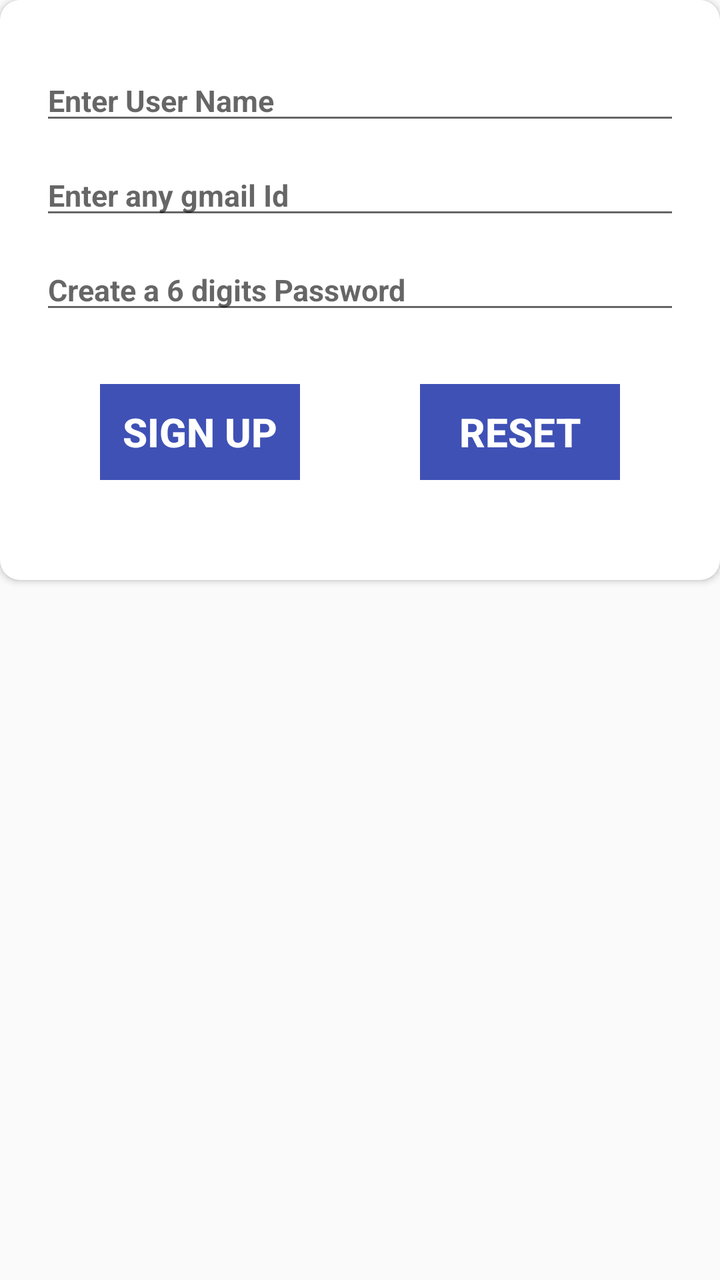
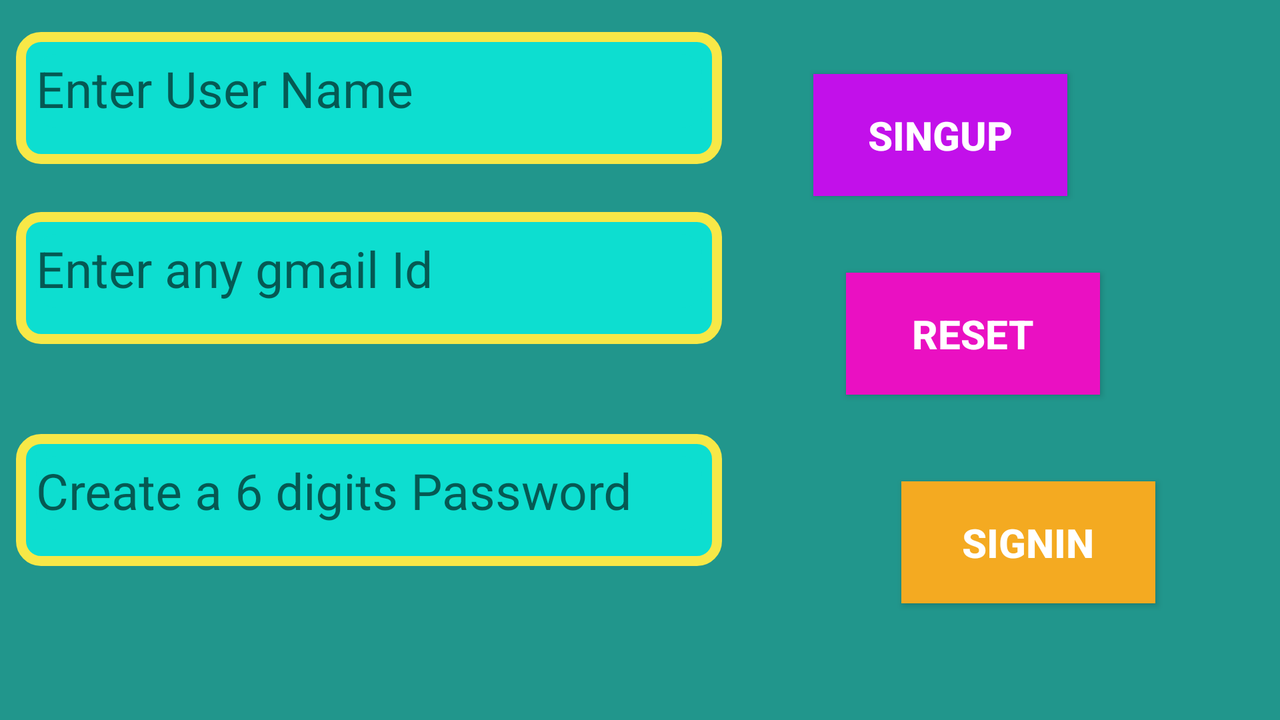

First picture: res/layout/ on a phone held upright. Second picture: the repository's own variant of that layout, on a device whose configuration matches the variant's folder. Source for both follows.
<!-- AndroidManifest.xml: application theme AppTheme -->
<!-- res/layout/activity_register.xml -->
<?xml version="1.0" encoding="utf-8"?>
<ScrollView
    xmlns:android="http://schemas.android.com/apk/res/android"
    xmlns:app="http://schemas.android.com/apk/res-auto"
    xmlns:tools="http://schemas.android.com/tools"
    android:layout_width="match_parent"
    android:layout_height="match_parent"
    tools:context=".UIScreens.Register">

    <android.support.v7.widget.CardView
        android:layout_width="match_parent"
        android:layout_height="wrap_content"
        app:cardCornerRadius="10dp"
        >
        <LinearLayout
            android:layout_width="match_parent"
            android:layout_height="wrap_content"
            android:layout_margin="10dp"
            android:padding="10dp"
            android:background="#FFF"
            android:orientation="vertical">

            <EditText
                android:id="@+id/user_id"
                android:layout_width="match_parent"
                android:layout_height="wrap_content"
                android:layout_gravity="center"
                android:hint="@string/enter_user_name"
                android:textStyle="bold"
                android:inputType="text"
                android:textSize="15sp"
                tools:ignore="RtlSymmetry"
                android:layout_marginTop="10dp"/>

            <EditText
                android:id="@+id/email_id"
                android:layout_width="match_parent"
                android:layout_height="wrap_content"
                android:layout_gravity="center"
                android:textStyle="bold"
                android:hint="@string/email_id_text"
                android:textSize="15sp"
                android:inputType="textEmailAddress"
                android:layout_marginTop="10dp"
                />

            <EditText
                android:id="@+id/password_id"
                android:layout_width="match_parent"
                android:layout_height="wrap_content"
                android:layout_gravity="center"
                android:hint="@string/create_a_password"
                android:inputType="numberPassword"
                android:textSize="15sp"
                android:textStyle="bold"
                android:layout_marginTop="10dp"
                />
            <LinearLayout
                android:layout_width="match_parent"
                android:layout_height="wrap_content"
                >
                <Button
                    style="?android:attr/buttonBarButtonStyle"
                    android:id="@+id/button"
                    android:layout_width="0dp"
                    android:layout_weight="1"
                    android:layout_height="wrap_content"
                    android:layout_margin="@dimen/margin_30dp"
                    android:background="@color/colorPrimary"
                    android:onClick="register"
                    android:text="@string/signup"
                    android:textColor="#FFF"
                    android:textSize="@dimen/text_20sp"
                    android:textStyle="bold" />

                <Button
                    style="?android:attr/buttonBarButtonStyle"
                    android:id="@+id/reset"
                    android:layout_width="0dp"
                    android:layout_weight="1"
                    android:layout_height="wrap_content"
                    android:background="@color/colorPrimary"
                    android:layout_margin="@dimen/margin_30dp"
                    android:onClick="reset"
                    android:text="@string/reset"
                    android:textColor="#FFF"
                    android:textSize="@dimen/text_20sp"
                    android:textStyle="bold" />
            </LinearLayout>
        </LinearLayout>
    </android.support.v7.widget.CardView>
</ScrollView>
<!-- resources referenced by this layout -->
<resources>
  <color name="colorPrimary">#3F51B5</color>
  <dimen name="margin_30dp">30dp</dimen>
  <dimen name="text_20sp">20sp</dimen>
  <string name="create_a_password">Create a 6 digits Password</string>
  <string name="email_id_text">Enter any gmail Id</string>
  <string name="enter_user_name">Enter User Name</string>
  <string name="reset"> Reset </string>
  <string name="signup"> Sign Up </string>
  <style name="AppTheme" parent="Theme.AppCompat.Light.DarkActionBar">
          
          <item name="colorPrimary">@color/colorPrimary</item>
          <item name="colorPrimaryDark">@color/colorPrimaryDark</item>
          <item name="colorAccent">@color/colorAccent</item>
      </style>
  <color name="colorPrimaryDark">#303F9F</color>
  <color name="colorAccent">#FF4081</color>
</resources>
<!-- res/layout-land/activity_register.xml (the repository's variant of the layout above) -->
<!-- drawn on the phone turned sideways -->
<?xml version="1.0" encoding="utf-8"?>
<android.support.constraint.ConstraintLayout
    xmlns:android="http://schemas.android.com/apk/res/android"
    xmlns:app="http://schemas.android.com/apk/res-auto"
    xmlns:tools="http://schemas.android.com/tools"
    android:layout_width="match_parent"
    android:layout_height="match_parent"
    android:background="#21968c"
    tools:context=".UIScreens.Register"
    >

    <Button
        android:id="@+id/login_page"
        android:layout_width="127dp"
        android:layout_height="61dp"
        android:layout_marginBottom="8dp"
        android:layout_marginEnd="60dp"
        android:layout_marginStart="8dp"
        android:layout_marginTop="28dp"
        android:background="#f4aa21"
        android:onClick="login"
        android:text="@string/signin"
        android:textColor="#FFF"
        android:textSize="@dimen/text_20sp"
        android:textStyle="bold"
        app:layout_constraintBottom_toBottomOf="parent"
        app:layout_constraintEnd_toEndOf="parent"
        app:layout_constraintHorizontal_bias="0.972"
        app:layout_constraintStart_toEndOf="@+id/textInputLayout8"
        app:layout_constraintTop_toBottomOf="@+id/reset2"
        app:layout_constraintVertical_bias="0.235" />

    <android.support.design.widget.TextInputLayout
        android:id="@+id/textInputLayout"
        android:layout_width="353dp"
        android:layout_height="66dp"
        android:layout_marginStart="8dp"
        android:layout_marginTop="16dp"
        android:background="@drawable/shape"
        app:layout_constraintStart_toStartOf="parent"
        app:layout_constraintTop_toTopOf="parent">

        <android.support.design.widget.TextInputEditText
            android:id="@+id/user_id"
            android:layout_width="match_parent"
            android:layout_height="37dp"
            android:layout_gravity="center"
            android:layout_marginLeft="10dp"
            android:layout_marginRight="10dp"
            android:background="@drawable/shape_edittext"
            android:hint="@string/enter_user_name"
            android:paddingEnd="15dp"
            android:textSize="25sp"
            tools:ignore="RtlSymmetry" />
    </android.support.design.widget.TextInputLayout>

    <android.support.design.widget.TextInputLayout
        android:id="@+id/textInputLayout5"
        android:layout_width="353dp"
        android:layout_height="66dp"
        android:layout_marginStart="8dp"
        android:layout_marginTop="24dp"
        android:background="@drawable/shape"
        app:layout_constraintStart_toStartOf="parent"
        app:layout_constraintTop_toBottomOf="@+id/textInputLayout">

        <android.support.design.widget.TextInputEditText
            android:id="@+id/email_id"
            android:layout_width="match_parent"
            android:layout_height="37dp"
            android:layout_gravity="center"
            android:layout_marginLeft="10dp"
            android:layout_marginRight="10dp"
            android:background="@drawable/shape_edittext"
            android:hint="@string/email_id_text"
            android:paddingEnd="15dp"
            android:textSize="25sp" />
    </android.support.design.widget.TextInputLayout>

    <android.support.design.widget.TextInputLayout
        android:id="@+id/textInputLayout8"
        android:layout_width="353dp"
        android:layout_height="66dp"
        android:layout_marginBottom="8dp"
        android:layout_marginStart="8dp"
        android:layout_marginTop="8dp"
        android:background="@drawable/shape"
        app:layout_constraintBottom_toBottomOf="parent"
        app:layout_constraintStart_toStartOf="parent"
        app:layout_constraintTop_toBottomOf="@+id/textInputLayout5"
        app:layout_constraintVertical_bias="0.35">

        <android.support.design.widget.TextInputEditText
            android:id="@+id/password_id"
            android:layout_width="match_parent"
            android:layout_height="37dp"
            android:layout_gravity="center"
            android:layout_marginLeft="10dp"
            android:layout_marginRight="10dp"
            android:background="@drawable/shape_edittext"
            android:hint="@string/create_a_password"
            android:paddingEnd="15dp"
            android:textSize="25sp" />
    </android.support.design.widget.TextInputLayout>

    <Button
        android:id="@+id/button"
        android:layout_width="127dp"
        android:layout_height="61dp"
        android:layout_marginBottom="8dp"
        android:layout_marginEnd="8dp"
        android:layout_marginStart="40dp"
        android:layout_marginTop="8dp"
        android:background="#c210ea"
        android:onClick="register"
        android:text="@string/singup"
        android:textColor="#FFF"
        android:textSize="@dimen/text_20sp"
        android:textStyle="bold"
        app:layout_constraintBottom_toTopOf="@+id/textInputLayout5"
        app:layout_constraintEnd_toEndOf="parent"
        app:layout_constraintHorizontal_bias="0.053"
        app:layout_constraintStart_toEndOf="@+id/textInputLayout"
        app:layout_constraintTop_toTopOf="parent"
        app:layout_constraintVertical_bias="1.0" />

    <Button
        android:id="@+id/reset2"
        android:layout_width="127dp"
        android:layout_height="61dp"
        android:layout_marginBottom="8dp"
        android:layout_marginEnd="8dp"
        android:layout_marginStart="8dp"
        android:layout_marginTop="8dp"
        android:background="#ea10c2"
        android:onClick="reset"
        android:text="@string/reset"
        android:textColor="#FFF"
        android:textSize="@dimen/text_20sp"
        android:textStyle="bold"
        app:layout_constraintBottom_toTopOf="@+id/textInputLayout8"
        app:layout_constraintEnd_toEndOf="parent"
        app:layout_constraintHorizontal_bias="0.397"
        app:layout_constraintStart_toEndOf="@+id/textInputLayout5"
        app:layout_constraintTop_toBottomOf="@+id/button"
        app:layout_constraintVertical_bias="0.724" />

</android.support.constraint.ConstraintLayout>
<!-- resources referenced by the variant -->
<!-- as the phone turned sideways resolves them -->
<resources>
  <dimen name="text_20sp">20sp</dimen>
  <!-- drawable shape (drawable) -->
  <?xml version="1.0" encoding="utf-8"?>
  <shape xmlns:android="http://schemas.android.com/apk/res/android"
      android:shape="rectangle">
  
      <solid
          android:color="#0dded0"/>
      <corners
          android:radius="10dp"/>
      <stroke
          android:color="#f7e847"
          android:width="5dp"/>
  
  </shape>
  <!-- drawable shape_edittext (drawable) -->
  <?xml version="1.0" encoding="utf-8"?>
  <shape xmlns:android="http://schemas.android.com/apk/res/android"
      android:shape="rectangle">
  
      <solid
          android:color="#0dded0"/>
      <corners
          android:radius="10dp"/>
  
  </shape>
  <string name="create_a_password">Create a 6 digits Password</string>
  <string name="email_id_text">Enter any gmail Id</string>
  <string name="enter_user_name">Enter User Name</string>
  <string name="reset"> Reset </string>
  <string name="signin">SignIn</string>
  <string name="singup">SingUp</string>
  <style name="AppTheme" parent="Theme.AppCompat.Light.DarkActionBar">
          
          <item name="colorPrimary">@color/colorPrimary</item>
          <item name="colorPrimaryDark">@color/colorPrimaryDark</item>
          <item name="colorAccent">@color/colorAccent</item>
      </style>
  <color name="colorPrimary">#3F51B5</color>
  <color name="colorPrimaryDark">#303F9F</color>
  <color name="colorAccent">#FF4081</color>
</resources>
